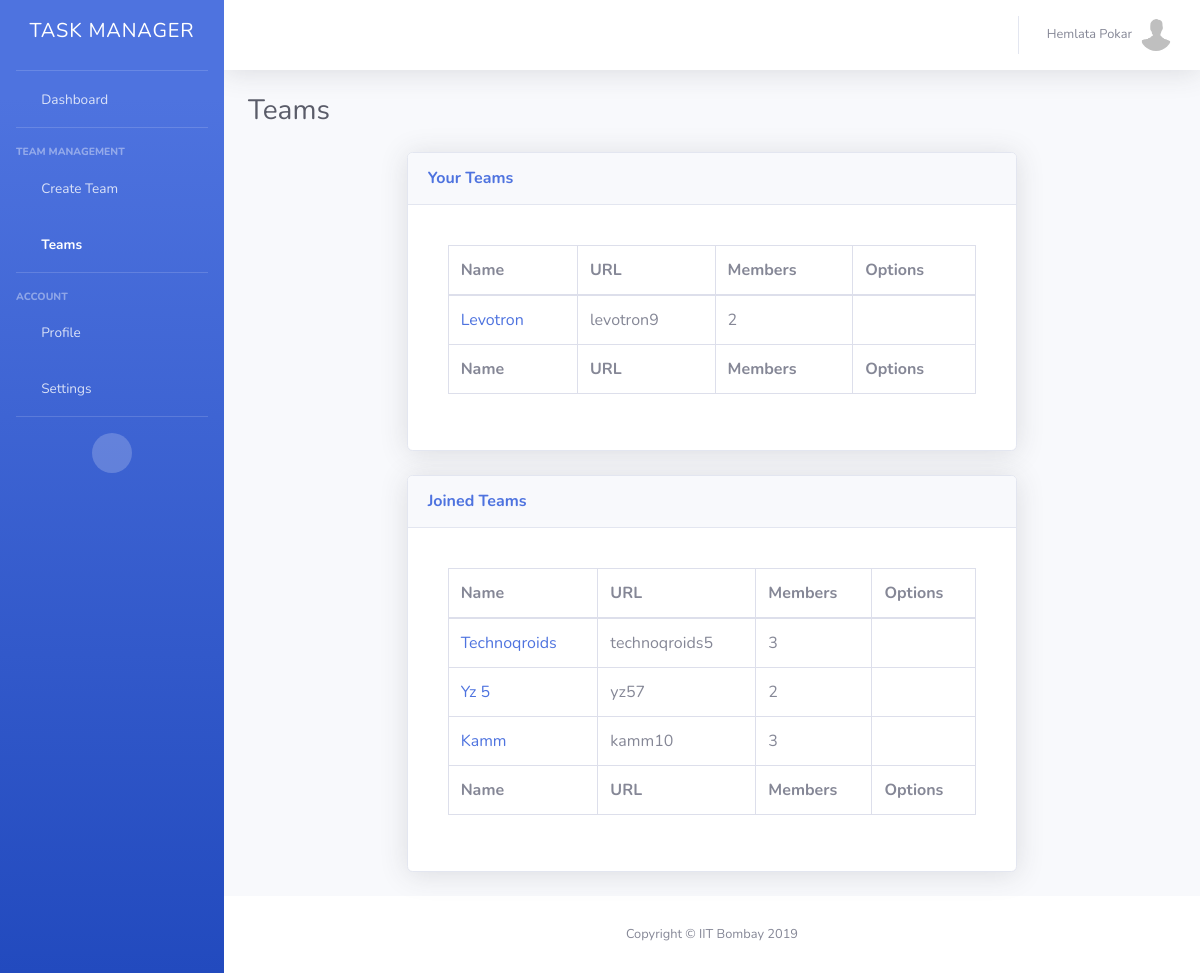
Page /teams/ (signed in) on the earlier database version.
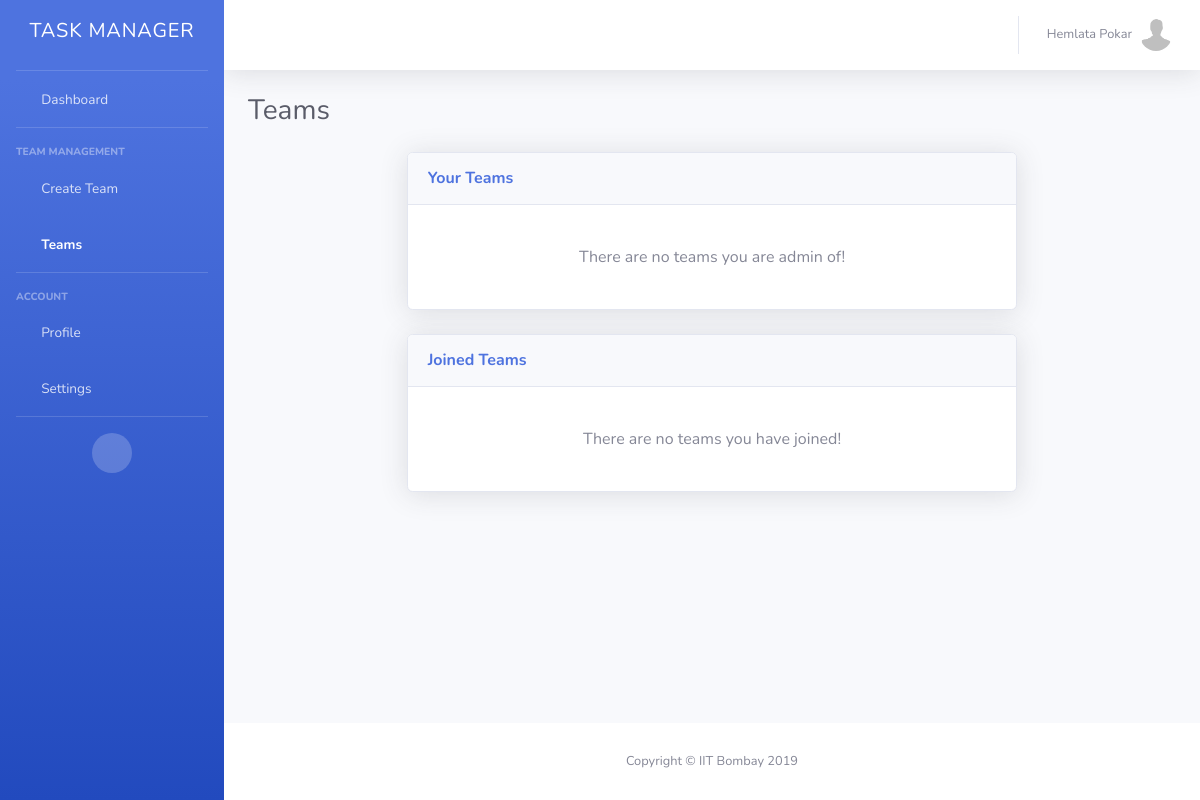
Same page on the later database version.
### TM/models.py (models this page shows)
class Teams(models.Model):
    id = models.AutoField(primary_key=True)
    name = models.CharField(max_length=400)
    url = models.CharField(max_length=400)
    admin = models.ForeignKey(UserProfile, on_delete=models.CASCADE)
    members = models.ManyToManyField(UserProfile, through='Membership', related_name="member")

class Membership(models.Model):
    member = models.ForeignKey(UserProfile, on_delete=models.CASCADE)
    team = models.ForeignKey(Teams, on_delete=models.CASCADE)

### TM/views.py (the view, shortened to what this page needs)
# urls.py: path('teams/', TeamView.as_view(), name="team"),
class TeamView(LoginRequiredMixin, TemplateView):
    login_url = '/../login/'
    template_name="teams.html"
    def get(self, request):
        user = request.user
        us = UserProfile.objects.get(user=user)
        teams = Teams.objects.filter(admin=us)
        joined_teams = Membership.objects.filter(member=UserProfile.objects.get(user=user))
        jt = None
        if joined_teams.all().count() == 1:
            jt = joined_teams.all()[0].team
        return render(request, self.template_name, {'teams': teams, 'us': us, 'user': user, 'joined_teams': joined_teams, 'jt': jt, 'notifications': get_notifications(us, 1)})

### TM/views.py (called while the page is built)
def get_notifications(user, unread):
    return MessageNotification.objects.filter(user=user, unread = unread)[:5]

### TM/templates/teams.html (shortened to what the changed rows need)
<!DOCTYPE html>
{% load static %}
<html lang="en">
<head>
  <link href="{% static 'vendor/fontawesome-free/css/all.min.css' %}" rel="stylesheet" type="text/css">
  <link href="{% static 'css/sb-admin-2.min.css' %}" rel="stylesheet">
  <link href="{% static 'vendor/datatables/dataTables.bootstrap4.min.css' %}" rel="stylesheet">
</head>
<body id="page-top">
  <div id="wrapper">
    <div id="content-wrapper" class="d-flex flex-column">
      <div id="content">
        <div class="container-fluid">
          <div class="d-sm-flex align-items-center justify-content-between mb-4">
            <h1 class="h3 mb-0 text-gray-800">Teams</h1>
          </div>
          <form method="post" enctype="multipart/form-data">
          <div class="row">
            <div class="col-xl-8">
              <div class="card shadow mb-4">
                <div class="card-body">
                        <div class="card-body">
                                <div class="table-responsive">
                                  {%  if teams.all.count != 0 %}
                                  <table class="table table-bordered" id="dataTable" width="100%" cellspacing="0">
                                        <thead>
                                                <tr>
                                                  <th>Name</th>
                                                  <th>URL</th>
                                                  <th>Members</th>
                                                  <th>Options</th>
                                                </tr>
                                              </thead>
                                              <tfoot>
                                                    <tr>
                                                      <th>Name</th>
                                                      <th>URL</th>
                                                      <th>Members</th>
                                                      <th>Options</th>
                                                    </tr>
                                                </tfoot>
                                                <tbody>
                                                        {%    for i in teams.all  %}
                                                    <tr>
                                                        <td><a href="/team/{{ i.url }}/dashboard/">{{  i.name   }}</a></td>
                                                        <td>{{  i.url   }}</td>
                                                        <td>{{  i.members.count }}</td>
                                                        <td><a href="/team/{{ i.url }}/dashboard/"><i class="fas fa-external-link-alt"></i></a><a href="/team/{{ i.url }}/settings/" style="margin-left: 10px"><i class="fas fa-cog"></i></a><a href="/team/{{ i.url }}/delete/" style="margin-left: 10px"><i class="fas fa-trash"></i></a></td>
                                                    </tr>
                                                    {%  endfor  %}
                                                </tbody>
                                                </table>
                                                {%  else  %}
                                                <div align="center">There are no teams you are admin of!</div>
                                                {%  endif %}
                                                </div>
                                              </div>
                </div>
              </div>
              <div class="card shadow mb-4">
                  <div class="card-body">
                          <div class="card-body">
                                  <div class="table-responsive">
                                    {%  if joined_teams.all.count == 1  %}
                                        {%  if jt.admin != us %}
                                        <table class="table table-bordered" id="dataTable1" width="100%" cellspacing="0">
                                            <thead>
                                                    <tr>
                                                      <th>Name</th>
                                                      <th>URL</th>
                                                      <th>Members</th>
                                                      <th>Options</th>
                                                    </tr>
                                                  </thead>
                                                  <tfoot>
                                                        <tr>
                                                          <th>Name</th>
                                                          <th>URL</th>
                                                          <th>Members</th>
                                                          <th>Options</th>
                                                        </tr>
                                                    </tfoot>
                                                    <tbody>
                                                            {%    for i in joined_teams.all  %}
                                                            {%  if i.team.admin != us %}
                                                        <tr>
                                                            <td><a href="/team/{{ i.team.url }}/dashboard/">{{  i.team.name   }}</a></td>
                                                            <td>{{  i.team.url   }}</td>
                                                            <td>{{  i.team.members.count }}</td>
                                                            <td><a href="/team/{{ i.team.url }}/dashboard/"><i class="fas fa-external-link-alt"></i></a></td>
                                                        </tr>
                                                          {%  endif %}
                                                        {%  endfor  %}
                                                    </tbody>
                                                    </table>
                                        {%  else  %}
                                          <div align="center">There are no teams you have joined!</div>
                                        {%  endif %}
                                    {%  elif joined_teams.all.count != 0 %}
                                    <table class="table table-bordered" id="dataTable2" width="100%" cellspacing="0">
                                          <thead>
                                                  <tr>
                                                    <th>Name</th>
                                                    <th>URL</th>
                                                    <th>Members</th>
                                                    <th>Options</th>
                                                  </tr>
                                                </thead>
                                                <tfoot>
                                                      <tr>
                                                        <th>Name</th>
                                                        <th>URL</th>
                                                        <th>Members</th>
                                                        <th>Options</th>
                                                      </tr>
                                                  </tfoot>
                                                  <tbody>
                                                          {%    for i in joined_teams.all  %}
                                                          {%  if i.team.admin != us %}
                                                      <tr>
                                                          <td><a href="/team/{{ i.team.url }}/dashboard/">{{  i.team.name   }}</a></td>
                                                          <td>{{  i.team.url   }}</td>
                                                          <td>{{  i.team.members.count }}</td>
                                                          <td><a href="/team/{{ i.team.url }}/dashboard/"><i class="fas fa-external-link-alt"></i></a></td>
                                                      </tr>
                                                        {%  endif %}
                                                      {%  endfor  %}
                                                  </tbody>
                                                  </table>
                                                  {%  else  %}
                                                  <div align="center">There are no teams you have joined!</div>
                                                  {%  endif %}
                                                  </div>
                                                </div>
                  </div>
                </div>
            </div>
            </div></form>
        </div>
      </div>
    </div>
  </div>
</body>
</html>

Differences in the rows shown:
removed Teams: name "Levotron", url "levotron9", members.count "2"
removed Membership: team.name "Technoqroids", team "technoqroids5", team.members.count "3"
removed Membership: team.name "Yz 5", team "yz57", team.members.count "2"
removed Membership: team.name "Kamm", team "kamm10", team.members.count "3"
Other differences:
text no longer shown: "Name URL Members Options Name URL Members Options Name URL Members Options Name URL Members Options"
text now shown: "There are no teams you are admin of! There are no teams you have joined!"
